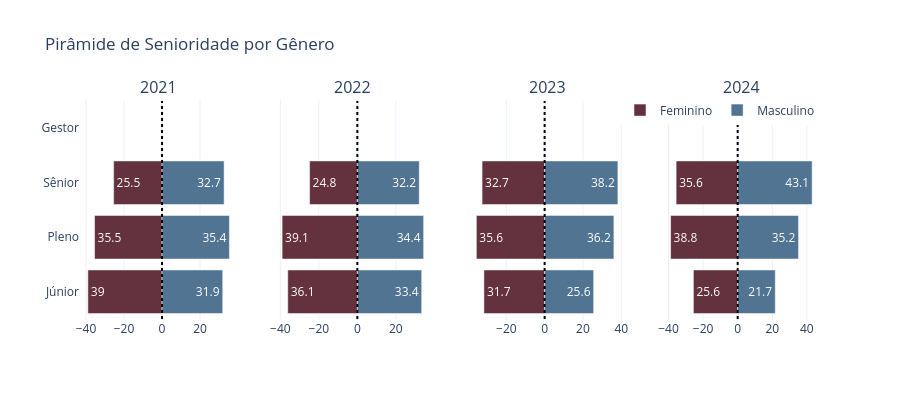

The notebook cell this image was saved under:
### Code cell
fig = temporal_barplot(
    df=df,
    category='nivel',
    title='Pirâmide de Senioridade por Gênero',
    categories_order=NIVEL_SENIORIDADE_ORDEM,
    percent=True,
    pyramid=True,
    height=400
)

fig.show()

### Figure 1 — Plotly figure (JSON) as saved in the notebook; plotly's stock layout.template omitted (floating-point values rounded to 4 significant figures)
{"data": [{"marker": {"color": "#64313E"}, "name": "Feminino", "orientation": "h", "showlegend": true, "text": [39, 35.5, 25.5, null], "textposition": "auto", "type": "bar", "x": [-39.02, -35.5, -25.47, null], "xaxis": "x", "y": ["Júnior", "Pleno", "Sênior", "Gestor"], "yaxis": "y"}, {"marker": {"color": "#517493"}, "name": "Masculino", "orientation": "h", "showlegend": true, "text": [31.9, 35.4, 32.7, null], "textposition": "auto", "type": "bar", "x": [31.91, 35.43, 32.66, null], "xaxis": "x", "y": ["Júnior", "Pleno", "Sênior", "Gestor"], "yaxis": "y"}, {"marker": {"color": "#64313E"}, "name": "Feminino", "orientation": "h", "showlegend": false, "text": [36.1, 39.1, 24.8, null], "textposition": "auto", "type": "bar", "x": [-36.13, -39.07, -24.8, null], "xaxis": "x2", "y": ["Júnior", "Pleno", "Sênior", "Gestor"], "yaxis": "y2"}, {"marker": {"color": "#517493"}, "name": "Masculino", "orientation": "h", "showlegend": false, "text": [33.4, 34.4, 32.2, null], "textposition": "auto", "type": "bar", "x": [33.42, 34.42, 32.15, null], "xaxis": "x2", "y": ["Júnior", "Pleno", "Sênior", "Gestor"], "yaxis": "y2"}, {"marker": {"color": "#64313E"}, "name": "Feminino", "orientation": "h", "showlegend": false, "text": [31.7, 35.6, 32.7, null], "textposition": "auto", "type": "bar", "x": [-31.7, -35.64, -32.66, null], "xaxis": "x3", "y": ["Júnior", "Pleno", "Sênior", "Gestor"], "yaxis": "y3"}, {"marker": {"color": "#517493"}, "name": "Masculino", "orientation": "h", "showlegend": false, "text": [25.6, 36.2, 38.2, null], "textposition": "auto", "type": "bar", "x": [25.59, 36.17, 38.24, null], "xaxis": "x3", "y": ["Júnior", "Pleno", "Sênior", "Gestor"], "yaxis": "y3"}, {"marker": {"color": "#64313E"}, "name": "Feminino", "orientation": "h", "showlegend": false, "text": [25.6, 38.8, 35.6, null], "textposition": "auto", "type": "bar", "x": [-25.61, -38.79, -35.6, null], "xaxis": "x4", "y": ["Júnior", "Pleno", "Sênior", "Gestor"], "yaxis": "y4"}, {"marker": {"color": "#517493"}, "name": "Masculino", "orientation": "h", "showlegend": false, "text": [21.7, 35.2, 43.1, null], "textposition": "auto", "type": "bar", "x": [21.74, 35.2, 43.06, null], "xaxis": "x4", "y": ["Júnior", "Pleno", "Sênior", "Gestor"], "yaxis": "y4"}], "layout": {"annotations": [{"font": {"size": 16}, "showarrow": false, "text": "2021", "x": 0.1062, "xanchor": "center", "xref": "paper", "y": 1, "yanchor": "bottom", "yref": "paper"}, {"font": {"size": 16}, "showarrow": false, "text": "2022", "x": 0.3688, "xanchor": "center", "xref": "paper", "y": 1, "yanchor": "bottom", "yref": "paper"}, {"font": {"size": 16}, "showarrow": false, "text": "2023", "x": 0.6313, "xanchor": "center", "xref": "paper", "y": 1, "yanchor": "bottom", "yref": "paper"}, {"font": {"size": 16}, "showarrow": false, "text": "2024", "x": 0.8938, "xanchor": "center", "xref": "paper", "y": 1, "yanchor": "bottom", "yref": "paper"}], "barmode": "relative", "height": 400, "legend": {"orientation": "h", "x": 1, "xanchor": "right", "y": 1.02}, "shapes": [{"line": {"color": "black", "dash": "dot"}, "type": "line", "x0": 0, "x1": 0, "xref": "x", "y0": -0.5, "y1": 3.5, "yref": "y"}, {"line": {"color": "black", "dash": "dot"}, "type": "line", "x0": 0, "x1": 0, "xref": "x2", "y0": -0.5, "y1": 3.5, "yref": "y2"}, {"line": {"color": "black", "dash": "dot"}, "type": "line", "x0": 0, "x1": 0, "xref": "x3", "y0": -0.5, "y1": 3.5, "yref": "y3"}, {"line": {"color": "black", "dash": "dot"}, "type": "line", "x0": 0, "x1": 0, "xref": "x4", "y0": -0.5, "y1": 3.5, "yref": "y4"}], "title": {"text": "Pirâmide de Senioridade por Gênero"}, "xaxis": {"anchor": "y", "domain": [0, 0.2125]}, "xaxis2": {"anchor": "y2", "domain": [0.2625, 0.475]}, "xaxis3": {"anchor": "y3", "domain": [0.525, 0.7375]}, "xaxis4": {"anchor": "y4", "domain": [0.7875, 1]}, "yaxis": {"anchor": "x", "domain": [0, 1]}, "yaxis2": {"anchor": "x2", "domain": [0, 1], "matches": "y", "showticklabels": false}, "yaxis3": {"anchor": "x3", "domain": [0, 1], "matches": "y", "showticklabels": false}, "yaxis4": {"anchor": "x4", "domain": [0, 1], "matches": "y", "showticklabels": false}}}
